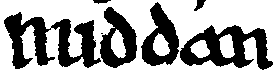
#> input picture code/recognize/test.ppm, 276 x 73 px
$ python cut_letters.py test.ppm   (Python 2 division)
#> lines starting #> are read from the running program, lines starting #| are printed output that depends on the picture; after the words box and inside, x2 and y2 are one past the last pixel; in counts of white or black regions, pixels touching at a corner belong together
#> `img = cv2.imread(sys.argv[1], 0)`: img: shape (73, 276); 64.2% white; 7 black regions (1 under 20 px), largest, box (x1, y1, x2, y2) and area: (4, 12, 101, 69) 2588, (180, 25, 273, 70) 2063, (100, 7, 137, 68) 1226, (141, 2, 179, 66) 1225, (194, 0, 206, 11) 69, (93, 0, 111, 4) 46
import sys, os
import cv2, numpy as np
from matplotlib import pyplot as plt
from scipy.signal import savgol_filter

def removeWhitelines(cropped_im):
    # Remove from the top
    while cropped_im.shape[1] > 0 and cropped_im.shape[0] > 0 \
            and min(cropped_im[0,:]) == 255:
        cropped_im = cropped_im[1:,:]
#> this loop made 0 passes
    # Remove from the bottom
    while cropped_im.shape[1] > 0 and cropped_im.shape[0] > 0 \
            and min(cropped_im[-1,:]) == 255:
        cropped_im = cropped_im[:-1,:]
#> this loop made 3 passes
#> pass 1, in removeWhitelines, `cropped_im = cropped_im[:-1,:]`:
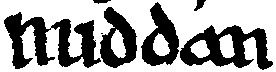
#> cropped_im: shape (72, 276); 63.7% white; 7 black regions (1 under 20 px), largest, box (x1, y1, x2, y2) and area: (4, 12, 101, 69) 2588, (180, 25, 273, 70) 2063, (100, 7, 137, 68) 1226, (141, 2, 179, 66) 1225, (194, 0, 206, 11) 69, (93, 0, 111, 4) 46
    # Remove from the left
    while cropped_im.shape[1] > 0 and cropped_im.shape[0] > 0 \
            and min(cropped_im[:,0]) == 255:
        cropped_im = cropped_im[:,1:]
#> this loop made 4 passes
#> pass 1, in removeWhitelines, `cropped_im = cropped_im[:,1:]`:
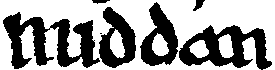
#> cropped_im: shape (70, 275); 62.5% white; 7 black regions (1 under 20 px), largest, box (x1, y1, x2, y2) and area: (3, 12, 100, 69) 2588, (179, 25, 272, 70) 2063, (99, 7, 136, 68) 1226, (140, 2, 178, 66) 1225, (193, 0, 205, 11) 69, (92, 0, 110, 4) 46
#> pass 3, in removeWhitelines, `cropped_im = cropped_im[:,1:]`:
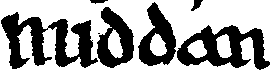
#> cropped_im: shape (70, 273); 62.2% white; 7 black regions (1 under 20 px), largest, box (x1, y1, x2, y2) and area: (1, 12, 98, 69) 2588, (177, 25, 270, 70) 2063, (97, 7, 134, 68) 1226, (138, 2, 176, 66) 1225, (191, 0, 203, 11) 69, (90, 0, 108, 4) 46
#> after the loop:
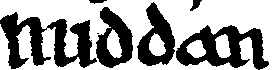
#> cropped_im: shape (70, 272); 62.1% white; 7 black regions (1 under 20 px), largest, box (x1, y1, x2, y2) and area: (0, 12, 97, 69) 2588, (176, 25, 269, 70) 2063, (96, 7, 133, 68) 1226, (137, 2, 175, 66) 1225, (190, 0, 202, 11) 69, (89, 0, 107, 4) 46
    # Remove from the right
    while cropped_im.shape[1] > 0 and cropped_im.shape[0] > 0 \
            and min(cropped_im[:,-1]) == 255:
        cropped_im = cropped_im[:,:-1]
#> this loop made 3 passes
#> pass 1, in removeWhitelines, `cropped_im = cropped_im[:,:-1]`:
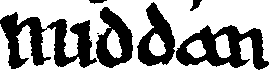
#> cropped_im: shape (70, 271); 61.9% white; 7 black regions (1 under 20 px), largest, box (x1, y1, x2, y2) and area: (0, 12, 97, 69) 2588, (176, 25, 269, 70) 2063, (96, 7, 133, 68) 1226, (137, 2, 175, 66) 1225, (190, 0, 202, 11) 69, (89, 0, 107, 4) 46
#> pass 2, in removeWhitelines, `cropped_im = cropped_im[:,:-1]`:
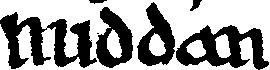
#> cropped_im: shape (70, 270); 61.8% white; 7 black regions (1 under 20 px), largest, box (x1, y1, x2, y2) and area: (0, 12, 97, 69) 2588, (176, 25, 269, 70) 2063, (96, 7, 133, 68) 1226, (137, 2, 175, 66) 1225, (190, 0, 202, 11) 69, (89, 0, 107, 4) 46
#> pass 3, in removeWhitelines, `cropped_im = cropped_im[:,:-1]`:
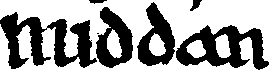
#> cropped_im: shape (70, 269); 61.7% white; 7 black regions (1 under 20 px), largest, box (x1, y1, x2, y2) and area: (0, 12, 97, 69) 2588, (176, 25, 269, 70) 2063, (96, 7, 133, 68) 1226, (137, 2, 175, 66) 1225, (190, 0, 202, 11) 69, (89, 0, 107, 4) 46
    if cropped_im.shape[0] <= 5 or cropped_im.shape[1] <= 5:
        print "Discarding image"
        return None
    return cropped_im

def makeHist(img, window):
    hist = np.zeros(len(img[0]))
    for row in img:
        hist = [x + y for x, y in zip(hist, row)]
    # Smoothing
    hist = savgol_filter(hist, window, 3)
    return hist

def findMaxima(hist):
    maxima = [0, len(hist)-1]
    for index, value in enumerate(hist):
        if not index < 10 and not index > len(hist) - 10:
            if value > hist[index - 1] and value > hist[index + 1]:
                maxima.append(index)
    return sorted(maxima)

def showCuts(img, cuts):
    # Draw vertical lines at the places of the cuts
    for row in img:
        for cut in cuts:
            row[cut] = 0
    return img

def cutLetters(img):
    window = 19
    img = removeWhitelines(img)
    if not img is None:
        if len(img[0]) <= window:
            cuts = [0, len(img[0])-1]
        else:
            hist = makeHist(img, window)
            cuts = findMaxima(hist)
        return cuts
    else:
        print "image not good for classifying"
        return None

    # Now do magic stuff with the statistics from Xeryus' function to get the final letters
    # ...

if __name__ == '__main__':
    if len(sys.argv) != 2:
        print "Usage: python %s image.ppm" % sys.argv[0]
        sys.exit(0)

    name = os.path.splitext(sys.argv[1])[0]
    img = cv2.imread(sys.argv[1], 0)
    img = removeWhitelines(img)
#> (the run stopped early here; a loop or call above may not have finished)
